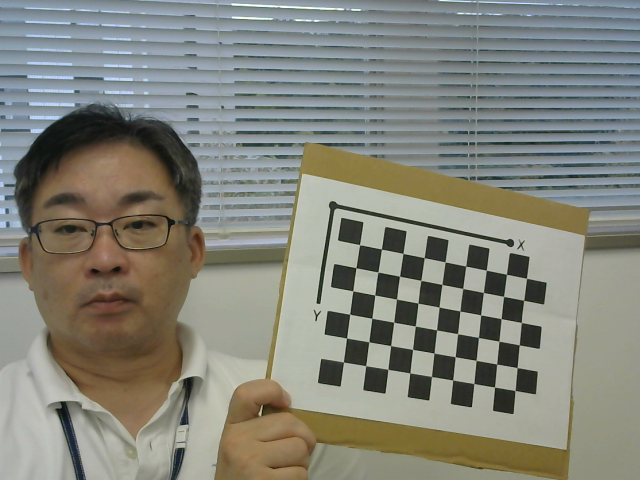
#> input picture test_images/test-image.png, 640 x 480 px
$ python 02.undistort_image.py
#> lines starting #> are read from the running program, lines starting #| are printed output that depends on the picture
import numpy as np
import cv2 as cv
import pickle

# Load the saved calibration data
with open('./calib_files/calibration.pkl', 'rb') as f:
#> (reads calib_files/calibration.pkl from the repository)
    cameraMatrix, dist = pickle.load(f)

# Load frame size from file
with open('./calib_files/frameSize.pkl', 'rb') as f:
#> (reads calib_files/frameSize.pkl from the repository)
    frameSize = pickle.load(f)
    print(f"Loaded frame size: {frameSize}")

# Load object points and image points for reprojection error calculation
with open('./calib_files/objpoints.pkl', 'rb') as f:
#> (reads calib_files/objpoints.pkl from the repository)
    objpoints = pickle.load(f)
with open('./calib_files/imgpoints.pkl', 'rb') as f:
#> (reads calib_files/imgpoints.pkl from the repository)
    imgpoints = pickle.load(f)

# Load rvecs and tvecs for reprojection error calculation
with open('./calib_files/rvecs.pkl', 'rb') as f:
    rvecs = pickle.load(f)
with open('./calib_files/tvecs.pkl', 'rb') as f:
    tvecs = pickle.load(f)

# Load test image for undistortion
img = cv.imread('./test_images/test-image.png')
#> img is the input picture: shape (480, 640, 3); mean B, G, R 123.2, 132.7, 131.8
h, w = img.shape[:2]
#> h = 480; w = 640

# Get new optimal camera matrix
newCameraMatrix, roi = cv.getOptimalNewCameraMatrix(cameraMatrix, dist, (w, h), 1, (w, h))
#> roi = (8, 9, 623, 462)

# Undistort the image
dst = cv.undistort(img, cameraMatrix, dist, None, newCameraMatrix)
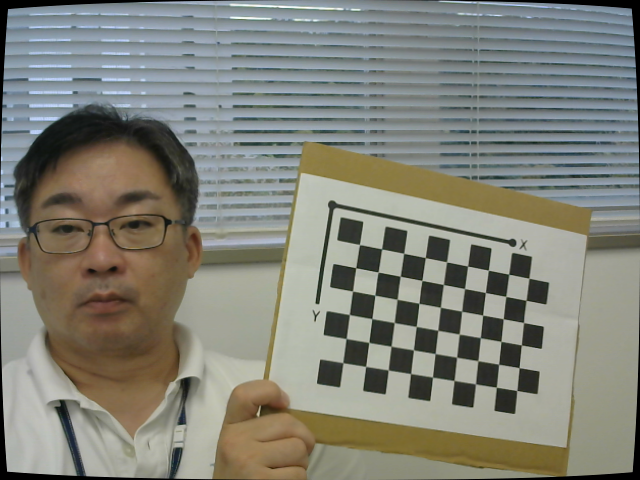
#> dst: shape (480, 640, 3); mean B, G, R 120.8, 130.3, 129.6

# Crop the image based on the region of interest (roi)
x, y, w, h = roi
#> x = 8; y = 9; w = 623; h = 462
dst = dst[y:y+h, x:x+w]
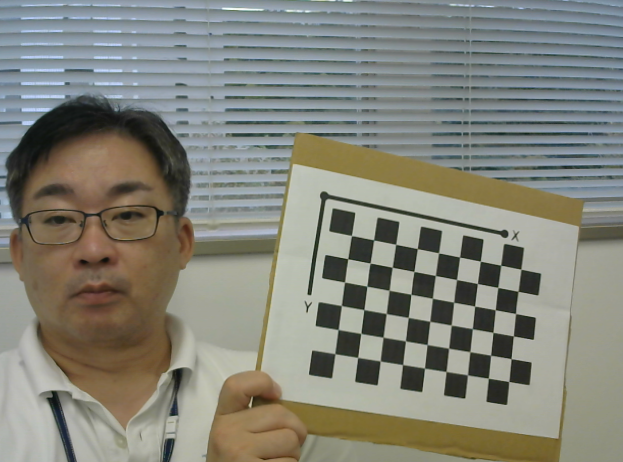
#> dst: shape (462, 623, 3); mean B, G, R 122, 132, 131.5

# Alternative method using remapping
mapx, mapy = cv.initUndistortRectifyMap(cameraMatrix, dist, None, newCameraMatrix, (w, h), 5)
dst_remap = cv.remap(img, mapx, mapy, cv.INTER_LINEAR)
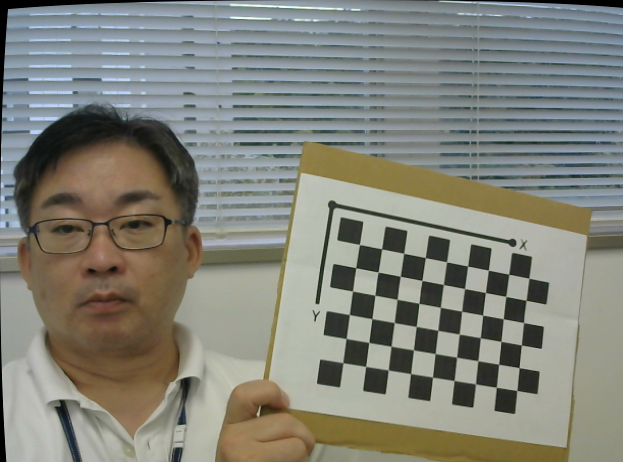
#> dst_remap: shape (462, 623, 3); mean B, G, R 121.8, 131.1, 130.3

# Crop the remapped image
dst_remap = dst_remap[y:y+h, x:x+w]
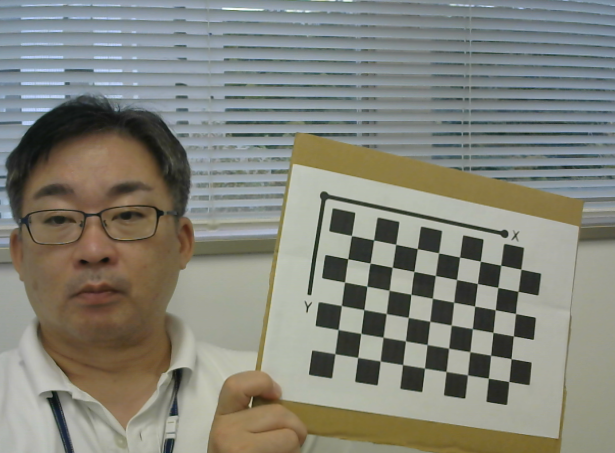
#> dst_remap: shape (453, 615, 3); mean B, G, R 122, 131.8, 131.3

# Show the original image
cv.imshow('Original Image', img)

# Show the undistorted image
cv.imshow('Undistorted Image', dst)

# Show the remapped image
cv.imshow('Remapped Image', dst_remap)

# Wait indefinitely until a key is pressed
cv.waitKey(0)

# Close all the windows
cv.destroyAllWindows()

# Repro
